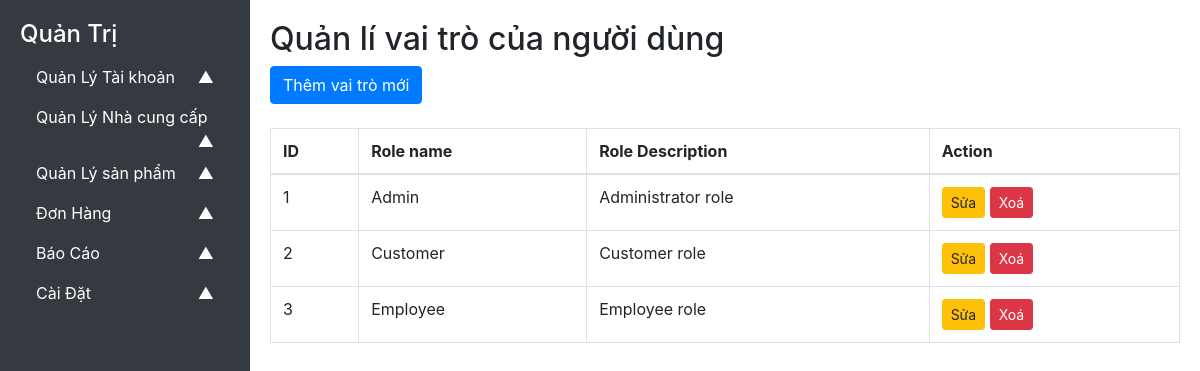
The app's page /admin/manage-role.php with its own data.
### tables this page shows
CREATE TABLE IF NOT EXISTS `role` (
  `id` bigint(20) NOT NULL AUTO_INCREMENT,
  `name` varchar(100) NOT NULL,
  `description` varchar(500) NOT NULL,
  PRIMARY KEY (`id`)
);

### admin/manage-role.php (the view, shortened to what this page needs)
<?php
include 'db.php';
include 'sidebar.php';
$result = $conn->query("SELECT * FROM role");
?>
<!DOCTYPE html>
<html lang="vi">
<head>
  <link rel="stylesheet" href="https://stackpath.bootstrapcdn.com/bootstrap/4.5.2/css/bootstrap.min.css">
</head>
<body>
  <div class="content">
    <h2>Quản lí vai trò của người dùng</h2>
    <div class="text-end mb-4">
      <a href="create-role.php" class="btn btn-primary">Thêm vai trò mới</a>
    </div>
    <table class="table table-bordered">
      <thead>
        <tr>
          <th>ID</th>
          <th>Role name</th>
          <th>Role Description</th>
          <th>Action</th>
        </tr>
      </thead>
      <tbody>
        <?php while ($role = $result->fetch_assoc()) { ?>
          <tr>
            <td><?php echo $role['id']; ?></td>
            <td><?php echo $role['name']; ?></td>
            <td><?php echo $role['description']; ?></td>
            <td>
              <a class="btn btn-warning btn-sm" href="update-role.php?id=<?php echo $role['id']; ?>">Sửa</a>
              <a class="btn btn-danger btn-sm" href="delete-role.php?id=<?php echo $role['id']; ?>" onclick="return confirm('Bạn có chắc chắn muốn xóa?');">Xoá</a>
            </td>
          </tr>
        <?php } ?>
      </tbody>
    </table>
  </div>
</body>
</html>

### admin/manage-role.php (style rules this page uses)
body { display: flex; height: 100vh; margin: 0; }
.content { margin-left: 250px; padding: 20px; flex-grow: 1; }

### records on screen
role: id "1", name "Admin", description "Administrator role"
role: id "2", name "Customer", description "Customer role"
role: id "3", name "Employee", description "Employee role"
